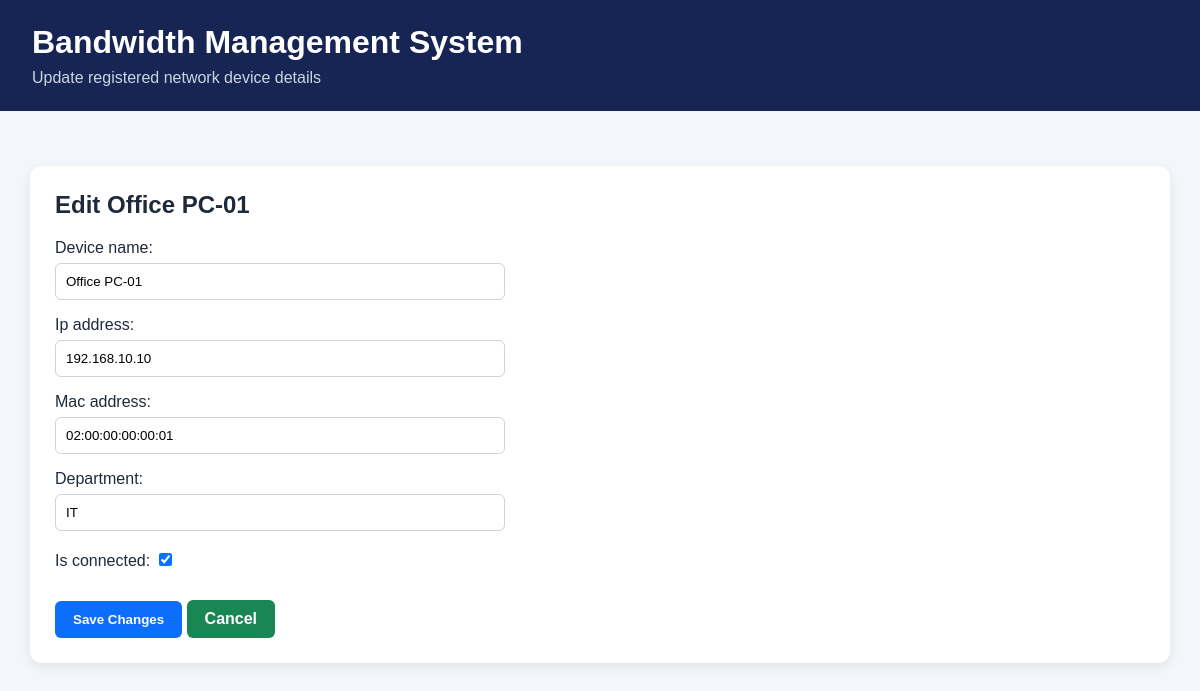
The app's page /edit-device/1/ (signed in) with its own data.
### dashboard/models.py (models this page shows, shortened)
class Device(models.Model):
    device_name = models.CharField(max_length=100)
    ip_address = models.GenericIPAddressField(unique=True)
    mac_address = models.CharField(max_length=17, unique=True)
    department = models.CharField(max_length=100)
    is_connected = models.BooleanField(default=False)
    date_added = models.DateTimeField(auto_now_add=True)

### dashboard/views.py (the view, shortened to what this page needs)
@login_required
def edit_device(request, device_id):
    device = get_object_or_404(Device, id=device_id)
    device_form = DeviceForm(instance=device)
    return render(
        request,
        "dashboard/edit_device.html",
        {
            "device_form": device_form,
            "device": device,
        },
    )

### dashboard/forms.py
class DeviceForm(forms.ModelForm):
    class Meta:
        model = Device
        fields = [
            "device_name",
            "ip_address",
            "mac_address",
            "department",
            "is_connected",
        ]
        widgets = {
            "device_name": forms.TextInput(attrs={
                "placeholder": "e.g. Office-PC-02"
            }),
            "ip_address": forms.TextInput(attrs={
                "placeholder": "e.g. 192.168.10.11"
            }),
            "mac_address": forms.TextInput(attrs={
                "placeholder": "e.g. 02:00:00:00:00:02"
            }),
            "department": forms.TextInput(attrs={
                "placeholder": "e.g. Finance"
            }),
        }

### dashboard/templates/dashboard/edit_device.html (shortened to what this page needs)
<!DOCTYPE html>
<html lang="en">
<head>
    {% load static %}
    <link rel="stylesheet" href="{% static 'dashboard/style.css' %}">
</head>
<body>
    <header>
        <h1>Bandwidth Management System</h1>
        <p>Update registered network device details</p>
    </header>
    <main>
        <section class="device-registration-card">
            <h2>Edit {{ device.device_name }}</h2>
            <form method="post">
                {{ device_form.as_p }}
                <button type="submit" class="register-button">
                    Save Changes
                </button>
                <a href="{% url 'home' %}" class="export-button">
                    Cancel
                </a>
            </form>
        </section>
    </main>
</body>
</html>

### dashboard/static/dashboard/style.css (style rules this page uses)
* { box-sizing: border-box; }
body { margin: 0; font-family: Arial, sans-serif; background: #f3f6fb; color: #1e293b; }
header { background: #172554; color: white; padding: 24px 32px; }
header h1 { margin: 0 0 8px; }
header p { margin: 0; color: #cbd5e1; }
main { padding: 30px; }
h2 { margin-top: 0; }
.export-button { display: inline-block; margin-top: 15px; padding: 10px 18px; background-color: #198754; color: white; text-decoration: none; border-radius: 6px; font-weight: bold; transition: background-color 0.3s ease; }
.device-registration-card { background: white; padding: 25px; margin: 25px 0; border-radius: 12px; box-shadow: 0 4px 12px rgba(0, 0, 0, 0.08); }
.device-registration-card h2 { margin-top: 0; margin-bottom: 20px; }
.device-registration-card form p { margin-bottom: 15px; }
.device-registration-card input[type="text"], .device-registration-card input[type="checkbox"] { margin-top: 6px; }
.device-registration-card input[type="text"] { display: block; width: 100%; max-width: 450px; padding: 10px; border: 1px solid #ced4da; border-radius: 6px; box-sizing: border-box; }
.register-button { background-color: #0d6efd; color: white; border: none; padding: 11px 18px; border-radius: 6px; cursor: pointer; font-weight: bold; }

### records on screen
Device: device_name "Office PC-01", ip_address "192.168.10.10", mac_address "02:00:00:00:00:01", department "IT", is_connected "☑"
